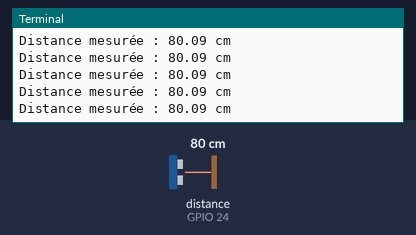
Recording of a program running on a simulated Raspberry Pi (BCM pin numbers). Shown: the last lines printed to the terminal. The inputs (shaded band) are chosen by the test bench; at power-on: distance to the obstacle (sensor on GPIO 24) 80 cm. The echo pulse lasts 58.3 µs per cm; the clock reads 2024-03-15 10:24:30 at power-on unless the program sets it.

Above: at 1.2 s.
1.3 s: distance to the obstacle (sensor on GPIO 24) set to 2 cm
At 1.38 s:
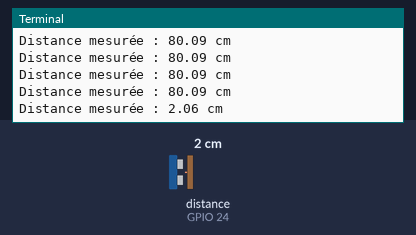
2.8 s: distance to the obstacle (sensor on GPIO 24) set to 4 cm
At 2.89 s:
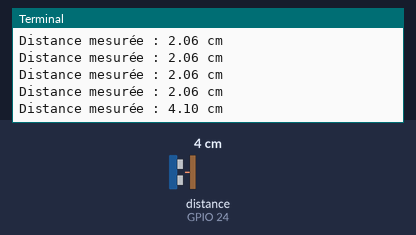
Timing chart, 0 to 5.8 s (numbered marks = the images above; inputs shaded):
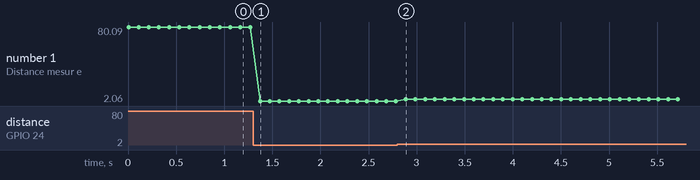

Measured:
- after the input at 1.3 s, the terminal: prints a new line after 0.07 s (image 1)
- after the input at 2.8 s, the terminal: prints a new line after 0.09 s (image 2)
- plotted number 1: 80.09 → 2.06 after the input at 1.3 s, 2.06 → 4.1 after the input at 2.8 s

The program:

mesure.py
```python
import RPi.GPIO as GPIO
import time
import socket

# def des broches GPIO selon le câblage
TRIG_PIN = 23
ECHO_PIN = 24

# config du réseau UDP
UDP_IP = "10.5.2.2"  # IP cible : le RPi2 sur le réseau Wi-Fi
UDP_PORT = 5005      # Port d'écoute du serveur

# création du socket UDP (IPv4, Datagram) // sources et documentation dans le rapport
sock = socket.socket(socket.AF_INET, socket.SOCK_DGRAM)

# configuration matérielle des broches
GPIO.setmode(GPIO.BCM)
GPIO.setup(TRIG_PIN, GPIO.OUT)
GPIO.setup(ECHO_PIN, GPIO.IN)
while True:
    try:
        while True: # boucle infinie ajoutée pour lire en continu
            # génération d'une impulsion de 10 microsecondes sur TRIG
            GPIO.output(TRIG_PIN, True)
            time.sleep(0.00001)
            GPIO.output(TRIG_PIN, False)

            # enregistrement du temps de départ (t1) quand l'écho est à 0
            while(GPIO.input(ECHO_PIN) == 0):
                t1 = time.time()

            # enregistrement du temps d'arrivée (t2) quand l'écho repasse à 1
            while(GPIO.input(ECHO_PIN) == 1):
                t2 = time.time()

            # calcul de la distance avec la vitesse du son (34300 cm/s)
            duree = t2 - t1
            distance = (duree * 34300) / 2
            print(f"Distance mesurée : {distance:.2f} cm")

            # envoi de la donnée convertie en chaîne de caractères via UDP
            message = str(distance)
            sock.sendto(message.encode(), (UDP_IP, UDP_PORT))

            # Pause avant la prochaine mesure
            time.sleep(0.1)

    except KeyboardInterrupt:
        pass

    finally:
        # nettoyage des ports GPIO à la fermeture pour éviter les courts-circuits // info trouvée en ligne sur un forum src dans le rapport
        GPIO.cleanup()
```
